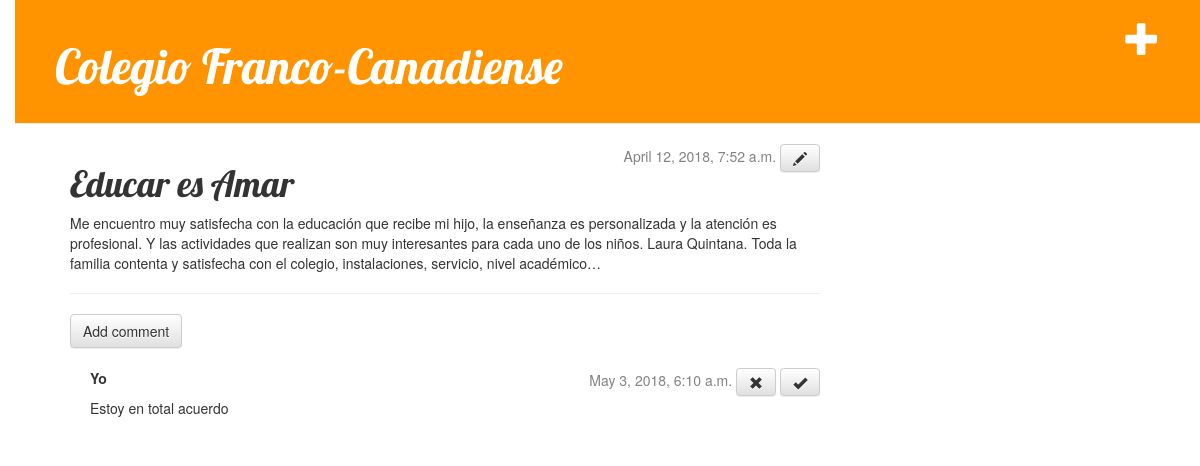
Page /post/2/ (signed in) on the committed database.
### blog/models.py (models this page shows, shortened)
class Post(models.Model):
        author = models.ForeignKey('auth.User', on_delete=models.CASCADE)
        title = models.CharField(max_length=200)
        text = models.TextField()
        created_date = models.DateTimeField(
                default=timezone.now)
        published_date = models.DateTimeField(
                blank=True, null=True)

class Comment(models.Model):
    post = models.ForeignKey('blog.Post', related_name='comments')
    author = models.CharField(max_length=200)
    text = models.TextField()
    created_date = models.DateTimeField(default=timezone.now)
    approved_comment = models.BooleanField(default=False)

### blog/views.py (the view)
# urls.py: url(r'^post/(?P<pk>[0-9]+)/$', views.post_detail, name='post_detail'),
def post_detail(request, pk):
    post = get_object_or_404(Post, pk=pk)
    return render(request, 'blog/post_detail.html', {'post': post})

### blog/templates/blog/post_detail.html
    {% extends 'blog/base.html' %}
{% block content %}
    <div class="date">
    {% if post.published_date %}
        {{ post.published_date }}
    {% endif %}
    <a class="btn btn-default" href="{% url 'post_edit' pk=post.pk %}"><span class="glyphicon glyphicon-pencil"></span></a>
    </div>
    <h1>{{ post.title }}</h1>
    <p>{{ post.text|linebreaksbr }}</p>
	<hr>
	<a class="btn btn-default" href="{% url 'add_comment_to_post' pk=post.pk %}">Add comment</a>
	{% for comment in post.comments.all %}
	    {% if user.is_authenticated or comment.approved_comment %}
	    <div class="comment">
	        <div class="date">
	            {{ comment.created_date }}
	            {% if not comment.approved_comment %}
	                <a class="btn btn-default" href="{% url 'comment_remove' pk=comment.pk %}"><span class="glyphicon glyphicon-remove"></span></a>
	                <a class="btn btn-default" href="{% url 'comment_approve' pk=comment.pk %}"><span class="glyphicon glyphicon-ok"></span></a>
	            {% endif %}
	        </div>
	        <strong>{{ comment.author }}</strong>
	        <p>{{ comment.text|linebreaks }}</p>
	    </div>
	    {% endif %}
	{% empty %}
	    <p>No hay Comentarios Aun :(</p>
	{% endfor %}
{% endblock %}

### blog/static/css/blog.css (style rules this page uses)
body { padding-left: 15px; }
h1, h2, h3, h4 { font-family: 'Lobster', cursive; }
.date { float: right; color: #828282; }
.comment { margin: 20px 0px 20px 20px; }

### rows in the picture
Post: published_date "April 12, 2018, 7:52 a.m.", title "Educar es Amar", text "Me encuentro muy satisfecha con la educación que recibe mi hijo, la enseñanza es personalizada y la atención es profesional. Y las actividades que realizan son muy interesantes para cada uno de los niños. Laura Quintana. Toda la familia contenta y satisfecha con el colegio, instalaciones, servicio, nivel académico…"
Comment: created_date "May 3, 2018, 6:10 a.m.", approved_comment False (drawn), author "Yo", text "Estoy en total acuerdo"
